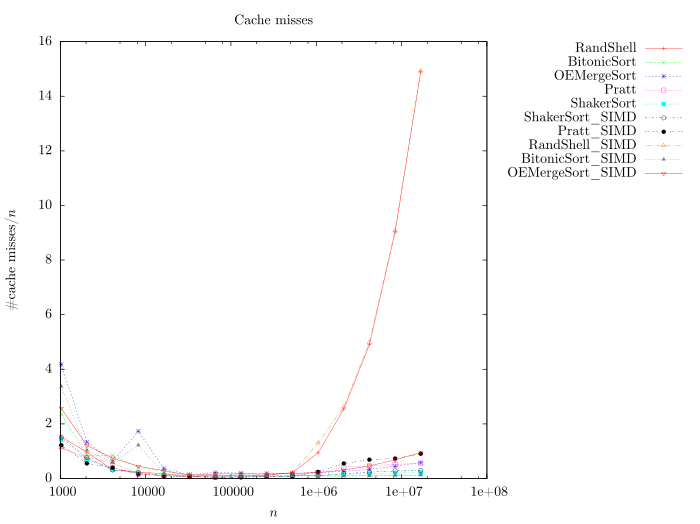

Source code (gnuplot):
set   autoscale
set key out
set key right top
set term epslatex size 7, 5.24 standalone color colortext 10
set output 'cache-misses.tex'
unset label                            # remove any previous labels
set xtic auto                          # set xtics automatically
set ytic auto                          # set ytics automatically
set title 'Cache misses'
set xlabel '$n$'
set ylabel '\#cache misses/$n$'
set logscale x

plot  	'RShellSortPure.res' using 1:($6/$1) title 'RandShell' with linespoints, \
		'BitonicSort.res' using 1:($6/$1) title 'BitonicSort' with linespoints, \
		'OddEvenMergeSort.res' using 1:($6/$1) title 'OEMergeSort' with linespoints, \
		'Pratt.res' using 1:($6/$1) title 'Pratt' with linespoints, \
		'ShakerSort.res' using 1:($6/$1) title 'ShakerSort' with linespoints, \
		'ShakerSortSIMD.res' using 1:($6/$1) title 'ShakerSort\_SIMD' with linespoints linecolor 0, \
		'PrattSIMD.res' using 1:($6/$1) title 'Pratt\_SIMD' with linespoints, \
		'RShellSortPureSIMD.res' using 1:($6/$1) title 'RandShell\_SIMD' with linespoints, \
		'BitonicSortSIMD.res' using 1:($6/$1) title 'BitonicSort\_SIMD' with linespoints, \
		'OddEvenMergeSortSIMD.res' using 1:($6/$1) title 'OEMergeSort\_SIMD' with linespoints
